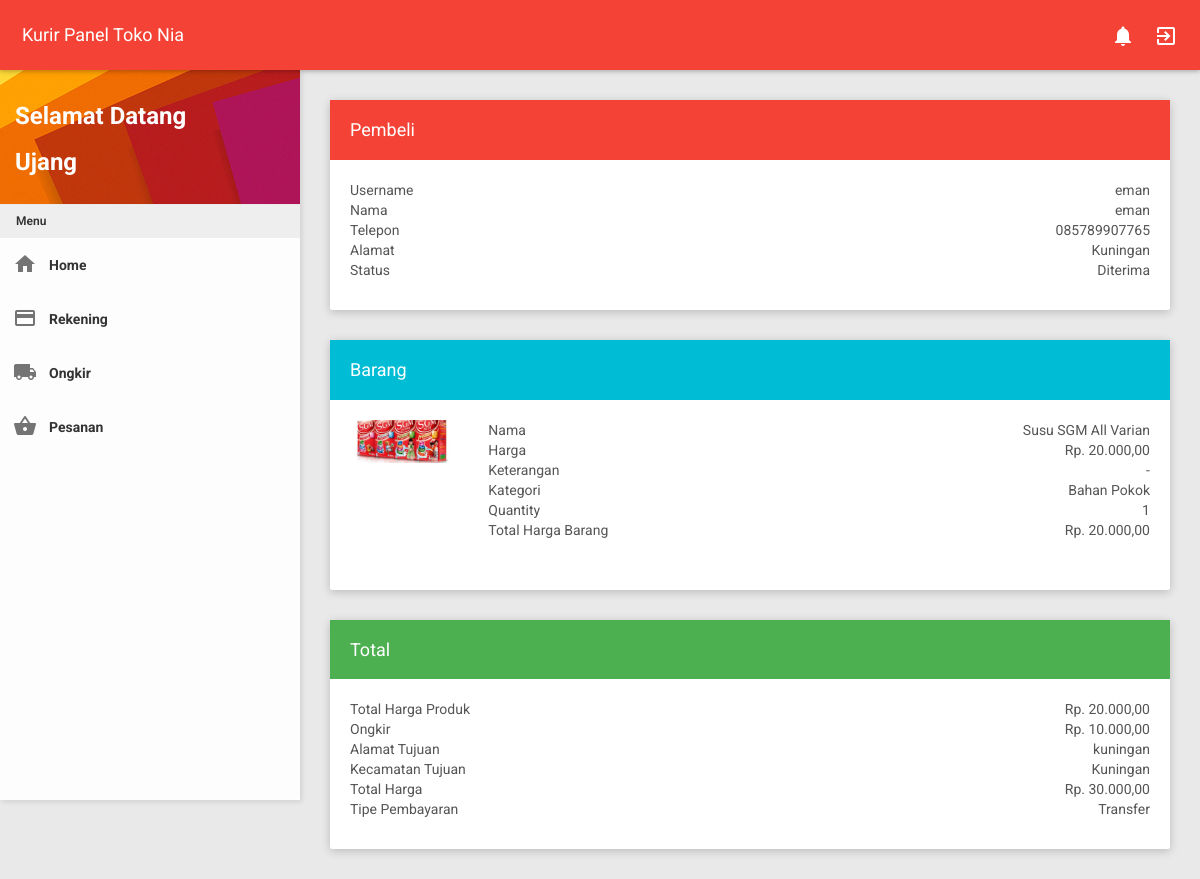
The page /kurir/kurir.php?page=pesanan&act=detail&id=28 (signed in) on the database its author committed.
### tables this page shows
CREATE TABLE `pesanan` (
  `id_pesanan` int(11) NOT NULL,
  `id_pembeli` int(11) NOT NULL,
  `id_kurir` int(11) DEFAULT NULL,
  `id_ongkir` int(11) DEFAULT NULL,
  `status` enum('pesan','proses','menunggu','dikirim','diterima','bayar') NOT NULL,
  `alamat` text,
  `kecamatan` varchar(250) DEFAULT NULL,
  `ongkir` int(11) DEFAULT NULL,
  `tanggal` datetime NOT NULL DEFAULT CURRENT_TIMESTAMP
);

CREATE TABLE `pembeli` (
  `id_pembeli` int(11) NOT NULL,
  `username` varchar(250) NOT NULL,
  `password` varchar(250) NOT NULL,
  `nama` varchar(250) NOT NULL,
  `jenis_kelamin` varchar(250) NOT NULL,
  `telepon` varchar(250) NOT NULL,
  `alamat` text NOT NULL
);

CREATE TABLE `pesanan_detail` (
  `id_pesanan` int(11) NOT NULL,
  `id_barang` int(11) NOT NULL,
  `quantity` int(11) NOT NULL
);

CREATE TABLE `barang` (
  `id_barang` int(11) NOT NULL,
  `id_kategori` int(11) NOT NULL,
  `nama` varchar(250) NOT NULL,
  `harga` int(11) NOT NULL,
  `gambar` varchar(250) NOT NULL,
  `keterangan` text NOT NULL,
  `tanggal` datetime NOT NULL DEFAULT CURRENT_TIMESTAMP,
  `stok` int(11) NOT NULL
);

CREATE TABLE `kategori` (
  `id_kategori` int(11) NOT NULL,
  `nama` varchar(250) NOT NULL
);

### kurir/page/pesanan/detail.php (the view, shortened to what this page needs)
<?php
if (isset($_GET['id']) && $_GET['id'] != '') {
  $id = $_GET['id'];
  $sql = "SELECT pe.id_pesanan,pe.status,pl.nama, pl.username, pl.telepon, pl.alamat, pe.ongkir, pe.alamat AS alamat_tujuan,pe.id_kurir,
  (SELECT SUM((SELECT (pr.harga * pd.quantity) FROM barang pr WHERE pr.id_barang = pd.id_barang))
  FROM pesanan_detail pd WHERE pd.id_pesanan = pe.id_pesanan) as total_harga_barang, pe.kecamatan AS kecamatan_tujuan , pb.tipe_pembayaran
  FROM pesanan pe LEFT JOIN pembeli pl ON pe.id_pembeli = pl.id_pembeli LEFT JOIN pembayaran pb ON pb.id_pesanan = pe.id_pesanan
  WHERE pe.id_pesanan = :id";
  $stmt = $pdo->prepare($sql);
  $stmt->bindValue(':id',$id);
  $stmt->execute();
  $row = $stmt->fetch();
  ?>
        <div class="container-fluid">
            <div class="row clearfix">
                <div class="col-12">
                    <div class="card">
                        <div class="header bg-red">
                            <h2>
                                Pembeli
                            </h2>
                        </div>
                        <div class="body">
                            <ul class="" style="list-style: none; padding-inline-start: 0px;">
                                <li>
                                  Username
                                  <span class="pull-right "><?=$row['username']?></span>
                                </li>
                                <li>
                                  Nama
                                  <span class="pull-right "><?=$row['nama']?></span>
                                </li>
                                <li>
                                  Telepon
                                  <span class="pull-right "><?=$row['telepon']?></span>
                                </li>
                                <li>
                                  Alamat
                                  <span class="pull-right "><?=$row['alamat']?></span>
                                </li>
                                <li>
                                  Status
                                  <span class="pull-right "><?=ucfirst($row['status'])?></span>
                                </li>
                              </ul>
                        </div>
                    </div>
                </div>
                <div class="col-12">
                    <div class="card">
                        <div class="header bg-cyan">
                            <h2>
                                Barang
                            </h2>
                        </div>
                        <div class="body">
                          <?php
                            $sql_d = "SELECT pr.id_barang,pr.nama,pr.harga,pr.gambar,pr.keterangan,pr.stok,pr.tanggal,ka.nama AS nama_kategori,pd.quantity FROM pesanan_detail pd LEFT JOIN barang pr ON pd.id_barang = pr.id_barang LEFT JOIN kategori ka ON pr.id_kategori = ka.id_kategori WHERE pd.id_pesanan = :id ORDER BY pr.nama ASC";
                            $stmt_d = $pdo->prepare($sql_d);
                            $stmt_d->bindValue(':id',$id);
                            $stmt_d->execute();
                            $i = 1;
                            while($row_d = $stmt_d->fetch()){?>
                              <div class="row">
                                <div class="col-12 col-md-2">
                                  <img class="img-fluid" src="<?=BASE_URL.$row_d["gambar"];?>" width="100px" height="auto">
                                </div>
                                <div class="col-12 col-md-10">
                                  <ul class="" style="list-style: none;    padding-inline-start: 0px;">
                                    <li>
                                      Nama
                                      <span class="pull-right "><?=$row_d['nama']?></span>
                                    </li>
                                    <li>
                                      Harga
                                      <span class="pull-right ">Rp. <?=number_format($row_d['harga'], 2, ",", ".")?></span>
                                    </li>
                                    <li>
                                      Keterangan
                                      <span class="pull-right "><?=$row_d['keterangan']?></span>
                                    </li>
                                    <li>
                                      Kategori
                                      <span class="pull-right "><?=$row_d['nama_kategori']?></span>
                                    </li>
                                    <li>
                                      Quantity
                                      <span class="pull-right "><?=$row_d['quantity']?></span>
                                    </li>
                                    <li>
                                      Total Harga Barang
                                      <span class="pull-right ">Rp. <?=(number_format($row_d['harga'] * $row_d['quantity'], 2, ",", "."))?></span>
                                    </li>
                                  </ul>
                                </div>
                              </div>
                            <?php $i++;}?>
                        </div>
                    </div>
                </div>
                <div class="col-12">
                    <div class="card">
                        <div class="header bg-green">
                            <h2>
                                Total
                            </h2>
                        </div>
                        <div class="body">
                          <ul class="" style="list-style: none;    padding-inline-start: 0px;">
                            <li>
                              Total Harga Produk
                              <span class="pull-right ">
                              Rp. <?=number_format($row['total_harga_barang'], 2, ",", ".")?>
                              </span>
                            </li>
                            <li>
                              Ongkir
                              <span class="pull-right">
                              Rp. <?=number_format($row['ongkir'], 2, ",", ".")?>
                              </span>
                            </li>
                            <li>
                              Alamat Tujuan
                              <span class="pull-right">
                              <?=$row['alamat_tujuan'];?>
                              </span>
                            </li>
                            <li>
                              Kecamatan Tujuan
                              <span class="pull-right">
                              <?=$row['kecamatan_tujuan'];?>
                              </span>
                            </li>
                            <li>
                              Total Harga
                              <span class="pull-right">
                              Rp. <?=number_format($row['total_harga_barang']+$row['ongkir'], 2, ",", ".")?>
                              </span>
                            </li>
                            <li>
                              Tipe Pembayaran
                              <span class="pull-right">
                              <?=ucfirst($row['tipe_pembayaran']);?>
                              </span>
                        </div>
                    </div>
                </div>
            </div>
        </div>
<?php } ?>

### rows shown on the page
pesanan: id_pembeli.username "eman", id_pembeli.nama "eman", id_pembeli.telepon "085789907765", id_pembeli.alamat "Kuningan", status "Diterima", ongkir "10.000,00", alamat "kuningan", kecamatan "Kuningan"
pesanan_detail: id_barang.gambar (picture), id_barang.nama "Susu SGM All Varian", id_barang.harga "20.000,00", id_barang.keterangan "-", kategori.nama "Bahan Pokok", quantity "1", $row_d['harga'] * $row_d['quantity'] "20.000,00"

### other values the page prints
$_SESSION['nama'] "Ujang"
$row['total_harga_barang'] "20.000,00"
$row['total_harga_barang']+$row['ongkir'] "30.000,00"
$row['tipe_pembayaran'] "Transfer"
